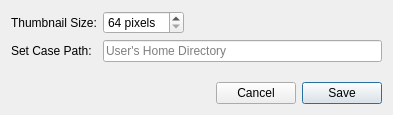
<?xml version="1.0" encoding="UTF-8"?>
<ui version="4.0">
 <class>SettingsDialog</class>
 <widget class="QDialog" name="SettingsDialog">
  <property name="windowModality">
   <enum>Qt::ApplicationModal</enum>
  </property>
  <property name="geometry">
   <rect>
    <x>0</x>
    <y>0</y>
    <width>393</width>
    <height>115</height>
   </rect>
  </property>
  <property name="windowTitle">
   <string>Settings</string>
  </property>
  <property name="modal">
   <bool>true</bool>
  </property>
  <layout class="QGridLayout" name="gridLayout">
   <item row="3" column="3">
    <widget class="QPushButton" name="cancelbutton">
     <property name="text">
      <string>Cancel</string>
     </property>
    </widget>
   </item>
   <item row="3" column="4">
    <widget class="QPushButton" name="savebutton">
     <property name="text">
      <string>Save</string>
     </property>
     <property name="default">
      <bool>true</bool>
     </property>
    </widget>
   </item>
   <item row="0" column="0">
    <widget class="QLabel" name="thumbnaillabel">
     <property name="sizePolicy">
      <sizepolicy hsizetype="Preferred" vsizetype="Preferred">
       <horstretch>0</horstretch>
       <verstretch>0</verstretch>
      </sizepolicy>
     </property>
     <property name="text">
      <string>Thumbnail Size:</string>
     </property>
     <property name="scaledContents">
      <bool>false</bool>
     </property>
    </widget>
   </item>
   <item row="2" column="1">
    <spacer name="verticalSpacer">
     <property name="orientation">
      <enum>Qt::Vertical</enum>
     </property>
     <property name="sizeHint" stdset="0">
      <size>
       <width>20</width>
       <height>40</height>
      </size>
     </property>
    </spacer>
   </item>
   <item row="0" column="1">
    <widget class="QSpinBox" name="thumbnailspinbox">
     <property name="readOnly">
      <bool>false</bool>
     </property>
     <property name="showGroupSeparator" stdset="0">
      <bool>false</bool>
     </property>
     <property name="suffix">
      <string> pixels</string>
     </property>
     <property name="minimum">
      <number>64</number>
     </property>
     <property name="maximum">
      <number>320</number>
     </property>
     <property name="singleStep">
      <number>64</number>
     </property>
     <property name="value">
      <number>64</number>
     </property>
    </widget>
   </item>
   <item row="1" column="0">
    <widget class="QLabel" name="casepathlabel">
     <property name="text">
      <string>Set Case Path:</string>
     </property>
    </widget>
   </item>
   <item row="1" column="1" colspan="4">
    <widget class="QLineEdit" name="casepathlineedit">
     <property name="sizePolicy">
      <sizepolicy hsizetype="Expanding" vsizetype="Fixed">
       <horstretch>2</horstretch>
       <verstretch>0</verstretch>
      </sizepolicy>
     </property>
     <property name="placeholderText">
      <string>User's Home Directory</string>
     </property>
    </widget>
   </item>
  </layout>
 </widget>
 <resources>
  <include location="wombatforensics.qrc"/>
 </resources>
 <connections/>
</ui>
